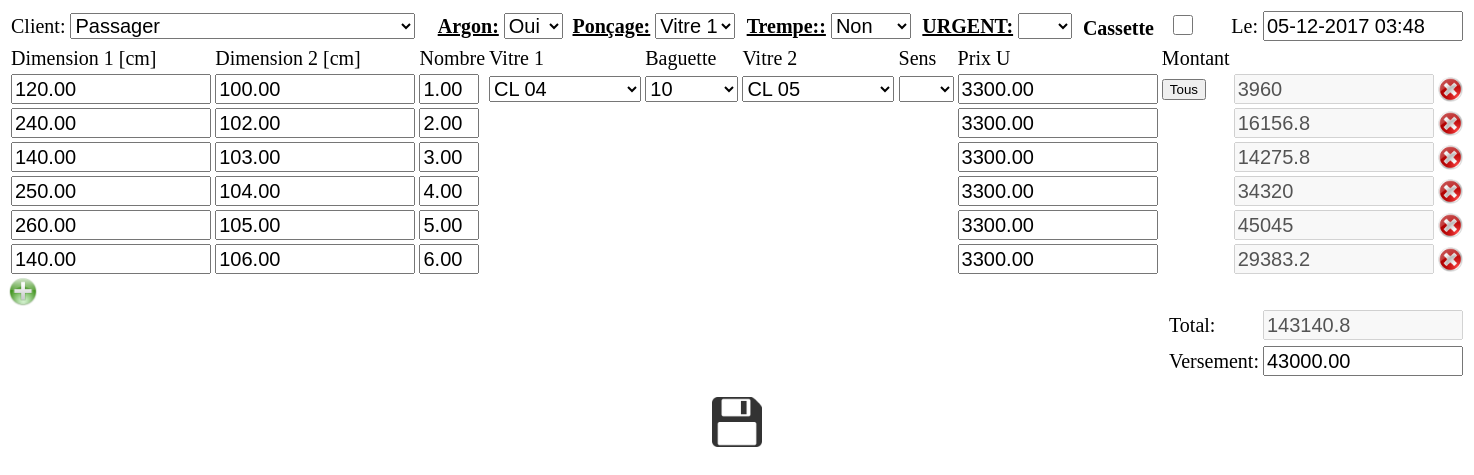
Screenshot of /editorders.php?bonid=9 with the database file from the repository.
### tables this page shows
CREATE TABLE `orders` (
  `id` int(11) NOT NULL AUTO_INCREMENT,
  `id_contact` int(11) NOT NULL,
  `client` text NOT NULL,
  `time` int(11) NOT NULL,
  `last_modified` int(11) NOT NULL,
  `argon` text NOT NULL,
  `poncage` text NOT NULL,
  `cuisson` text NOT NULL,
  `urgent` text,
  `k7` float NOT NULL DEFAULT '2',
  `versements` float(11,2) NOT NULL,
  `status` int(11) NOT NULL,
  PRIMARY KEY (`id`)
);

CREATE TABLE `articles` (
  `id` int(11) NOT NULL AUTO_INCREMENT,
  `order_id` int(11) NOT NULL,
  `dimension1` decimal(15,2) NOT NULL,
  `dimension2` decimal(15,2) NOT NULL,
  `q` decimal(15,2) NOT NULL,
  `vitre1` int(11) NOT NULL,
  `baguette` int(11) NOT NULL,
  `vitre2` int(11) NOT NULL,
  `sens` text NOT NULL,
  `price` decimal(15,2) NOT NULL,
  PRIMARY KEY (`id`)
);

### editorders.php (the view, shortened to what this page needs)
<?php
	include_once ('database_connection.php');
	if (isset($_GET['bonid'])){
$bonid=$_GET['bonid'];
if(isset($_POST['activefield'])){
	$activefield=$_POST['activefield'];
	$activefield = explode(":", $activefield);
	$numberoffields = $activefield[0];
	$activefields = explode("_", $activefield['1']);
if (isset($_POST['contactname'])){
$contactname = 	trim($_POST['contactname']) ;
$contactname = mysqli_real_escape_string($dbc, $contactname);
$contactname = htmlentities($contactname);
$contact = 	trim($_POST['contact']) ;
$contact = mysqli_real_escape_string($dbc, $contact);
$contact = htmlentities($contact);
$region = 	trim($_POST['region']);
$region = mysqli_real_escape_string($dbc, $region);
$region = htmlentities($region);
if(!mysqli_query($dbc,"INSERT INTO contacts  (name, contact, com) VALUES('$contactname', '$contact', '$region')")){
	echo "<div id='error' align='center'>Une erreur s&#39;est produite <br></div>", mysqli_error($dbc);
die;
}
$contactid=mysqli_insert_id($dbc);
}else{
$contactid = trim($_POST['client']) ;
$query3="select name from contacts WHERE id='$contactid'";
				$result3 = mysqli_query($dbc,$query3);
		    	$row3 = mysqli_fetch_array($result3,MYSQLI_ASSOC);
$contactname = $row3['name'];
}
$time = 	trim($_POST['time']) ;
$time=strtotime($time);
$argon = trim($_POST['argon']) ;
$poncage = trim($_POST['poncage']) ;
$cuisson = trim($_POST['cuisson']) ;
$urgent = trim($_POST['urgent']) ;
$versement = trim($_POST['versement']) ;
$k7=2;
if (isset($_POST['k7']))$k7=2.5;
$ctime=time();
if (!mysqli_query($dbc,"UPDATE orders SET id_contact='$contactid', client='$contactname', time='$time', status=1, last_modified='$ctime', argon='$argon', poncage='$poncage', cuisson='$cuisson', urgent='$urgent', k7='$k7', versements='$versement' WHERE id='$bonid' ")){
	echo "<div id='error' align='center'>Une erreur s&#39;est produite <br></div>", mysqli_error($dbc);
die;
}
$orderid=$bonid;
mysqli_query($dbc,"DELETE FROM articles WHERE order_id=$bonid");
	for($i=0; $i<$numberoffields;$i++){
		$n=$activefields[$i];
$dimension1 = 	trim($_POST["dimension1$n"]) ;
$dimension1 = mysqli_real_escape_string($dbc, $dimension1);
$dimension1 = htmlentities($dimension1);
$dimension2 = 	trim($_POST["dimension2$n"]) ;
$dimension2 = mysqli_real_escape_string($dbc, $dimension2);
$dimension2 = htmlentities($dimension2);
$vitre1 = 	trim($_POST["vitre1"]) ;
$vitre1 = mysqli_real_escape_string($dbc, $vitre1);
$vitre1 = explode("_", $vitre1);
$vitre1 = htmlentities($vitre1[0]);
$vitre2 = 	trim($_POST["vitre2"]) ;
$vitre2 = mysqli_real_escape_string($dbc, $vitre2);
$vitre2 = explode("_", $vitre2);
$vitre2 = htmlentities($vitre2[0]);
$baguette = 	trim($_POST["baguette"]) ;
$baguette = mysqli_real_escape_string($dbc, $baguette);
$baguette = explode("_", $baguette);
$baguette = htmlentities($baguette[0]);
$number = 	trim($_POST["number$n"]) ;
$number = mysqli_real_escape_string($dbc, $number);
$number = htmlentities($number);
$sens = 	trim($_POST["sens"]) ;
$sens = mysqli_real_escape_string($dbc, $sens);
$sens = htmlentities($sens);
$price = trim($_POST["uprice$n"]);
$price = mysqli_real_escape_string($dbc, $price);
$price = htmlentities($price);
if(mysqli_query($dbc,"INSERT INTO articles  (order_id, dimension1, dimension2, q, vitre1, vitre2, baguette, sens, price) VALUES('$orderid', '$dimension1', '$dimension2', '$number', '$vitre1', '$vitre2', '$baguette', '$sens', '$price')")){
$done=1;
}}
if(isset($done)){
echo '<SCRIPT LANGUAGE="JavaScript">
document.location.href="orderinfos.php?id='.$orderid.'";
</SCRIPT>';
}else{
	echo "<div id='error' align='center'>Une erreur s&#39;est produite </div>";
}
}else{
$query12="select * FROM orders WHERE id='$bonid'";
				$result12 = mysqli_query($dbc,$query12);
		if($result12){
		    if(mysqli_affected_rows($dbc)!=0){
		    	while($row12 = mysqli_fetch_array($result12,MYSQLI_ASSOC)){
$id_contact=$row12['id_contact'];
$time=$row12['time'];
$argon=$row12['argon'];
$poncage=$row12['poncage'];
$urgent=$row12['urgent'];
$k7=$row12['k7'];
$versement=$row12['versements'];
}
	?><html><head>
<link href="css/style3.css" type="text/css" rel="stylesheet"/>
<?php
		$query5="select * from contacts";
		$result5 = mysqli_query($dbc,$query5);
		if($result5){
		    if(mysqli_affected_rows($dbc)!=0){
		    	$i=0;
		    	while($row5 = mysqli_fetch_array($result5,MYSQLI_ASSOC)){
$i++;
		    }
		}}
?>
</head><body>
<form autocomplete='off' method="POST" name="editorder" id="editorder" ACTION="editorders.php?bonid=<?php echo $bonid ?>">
	<table width="100%" id="topordertable" style="font-size:20px;"><tr><td>Client:
		<select name="client" id="client" onchange="ifnewcontact()">
				<?php
$query3="select * from contacts order by name";
				$result3 = mysqli_query($dbc,$query3);
		if($result3){
		    if(mysqli_affected_rows($dbc)!=0){
		    	while($row3 = mysqli_fetch_array($result3,MYSQLI_ASSOC)){
		    		if($row3['id']==$id_contact){
						echo "<option value='". $row3['id'] ."'' selected>". $row3['name'] ."</option>	";
		    	}else{
		    		echo "<option value='". $row3['id'] ."''>". $row3['name'] ."</option>	";
		    	}
}}} ?>
		</select> </td>
		<td ><b><u>Argon:</u></b> <select id="argon" name="argon" onchange="calculate()"><option value="Non" >Non</option>
			<option value="Oui" <?php if($argon=="Oui") echo "selected";?> >Oui</option></select></td>
		<td ><b><u>Pon&ccedil;age:</u></b> <select id="poncage" name="poncage" onchange="calculate()"><option value="Non">Non</option>
			<option value="Vitre 1" <?php if($poncage=="Vitre 1") echo "selected";?> >Vitre 1</option>
	</select></td>
		<td ><b><u>Trempe::</u></b> <select id="cuisson" name="cuisson" onchange="calculate()"><option value="Non">Non</option>
	</select></td>
			<td ><b><u>URGENT:</u></b> <select  name="urgent"><option value=""></option>
			<option value="URGENT" <?php if($urgent=="URGENT") echo "selected";?> > Oui</option></select></td>
		<td style="vertical-align:middle;"><b>Cassette</b><input id="k7" name="k7" type="checkbox" value="2.5" style="width:50px;height:20px;" <?php if($k7=="2.5") echo "checked";?>></td>
		<td align="right">
		 Le: <input value="<?php echo date("d-m-Y H:i",$time); ?>" name="time"></td></tr>
	</table>
	<table width="100%" id="addordertable" style="font-size:20px;"><tr>
		<td>Dimension 1 [cm]</td><td>Dimension 2 [cm]</td><td>Nombre</td><td>Vitre 1</td><td>Baguette</td><td>Vitre 2</td><td>Sens</td>
		<td>Prix U</td><td>Montant</td><td></td></tr>
<?php
$query3="select * from articles WHERE order_id='$bonid'";
				$result3 = mysqli_query($dbc,$query3);
		if($result3){
		    if(mysqli_affected_rows($dbc)!=0){
		    	$i=1;
		    	$tprice=0;
		    	while($row3 = mysqli_fetch_array($result3,MYSQLI_ASSOC)){
$dimension1 = 	$row3['dimension1'] ;
$dimension2 = 	$row3['dimension2'] ;
$vitre1 = 	$row3['vitre1'] ;
$vitre2 = 	$row3['vitre2'] ;
$baguette = 	$row3['baguette'] ;
$number = 	$row3['q'] ;
$sens = 	$row3['sens'] ;
$uprice = 	$row3['price'] ;
echo '<tr id="tr'. $i .'" ><td><input name="dimension1'. $i .'" id="dimension1'. $i .'" value="'. $dimension1 .'" onkeyup="calculate()"  onkeypress="onlynumbers(event)"></td>
<td><input name="dimension2'. $i .'" id="dimension2'. $i .'" onkeyup="calculate()"  onkeypress="onlynumbers(event)"  value="'. $dimension2 .'"  ></td>
	<td><input name="number'. $i .'" id="number'. $i .'" value="'.$number.'" style="width:60px;" onkeyup="calculate()" style="width:60px"  onkeypress="onlynumbers(event)"></td>
';
if ($i!=1){
	echo'<td></td><td></td><td></td><td></td>';
}else{
		    		?>
		<td><select name="vitre1" id="vitre1" onchange="calculate()">
			<?php
$query1="select * from products WHERE type=1 ORDER by listing";
		$result1 = mysqli_query($dbc,$query1);
		if($result1){
		    if(mysqli_affected_rows($dbc)!=0){
		    	while($row1 = mysqli_fetch_array($result1,MYSQLI_ASSOC)){
		    		if($row1['id']==$vitre1){
		    		echo "<option value='". $row1['id'] ."_". $row1['price'] ."' selected>". $row1['reference'] ."</option>	";
		    	}else{
		    		echo "<option value='". $row1['id'] ."_". $row1['price'] ."'>". $row1['reference'] ."</option>	";
		    	}
}}} ?>
			</select></td>
		<td><select name="baguette" id="baguette" onchange="calculate()">
<?php
$query2="select * from products WHERE type=2 ORDER by listing";
		$result2 = mysqli_query($dbc,$query2);
		if($result2){
		    if(mysqli_affected_rows($dbc)!=0){
		    	while($row2 = mysqli_fetch_array($result2,MYSQLI_ASSOC)){
		    		if($row2['id']==$baguette){
		    		echo "<option value='". $row2['id'] ."_". $row2['price'] ."' selected>". $row2['reference'] ."</option>	";
		    	}else{
		    		echo "<option value='". $row2['id'] ."_". $row2['price'] ."'>". $row2['reference'] ."</option>	";
		    	}
}}} ?>
		</select></td>
		<td><select name="vitre2" id="vitre2" onchange="calculate()">
		<?php
		$result1 = mysqli_query($dbc,$query1);
		if($result1){
		    if(mysqli_affected_rows($dbc)!=0){
		    	while($row1 = mysqli_fetch_array($result1,MYSQLI_ASSOC)){
		    		if($row1['id']==$vitre2){
		    		echo "<option value='". $row1['id'] ."_". $row1['price'] ."' selected>". $row1['reference'] ."</option>	";
		    	}else{
		    		echo "<option value='". $row1['id'] ."_". $row1['price'] ."'>". $row1['reference'] ."</option>	";
		    	}
}}} ?>
</select></td>
		<td><select name="sens" id="sens"  onchange="calculate()">
			<option value=" "></option>
			<option <?php if($sens=='INT')echo 'selected';?> >INT</option>
		</select></td>
		<?php } echo '<td><input name="uprice'. $i .'" id="uprice'. $i .'" value="'.$uprice.'" onkeyup="calculate(1)"  " onkeypress="onlynumbers(event)" ></td>
				';
				$price=round($dimension1*$dimension2*$uprice*$number*0.0001*100)/100;
if($i==1){
echo "<td><button onclick='applyprice()' type='button'>Tous</button>";
}else{
	echo'<td></td>';
}
echo '
		<td><input name="price'. $i .'" id="price'. $i .'" value="'.$price.'" disabled></td>
		<td><a href="#" onclick="removetr('. $i .')"><img src="img/remove.png" width="25"></a></td></tr>';
$i++;
$tprice+=$price;
}
}}
$tprice=round($tprice*100)*0.01;
$active=$i-1;
		?>
</table>
		<div id="pluslogo"><input type="hidden" id="nextfield" value="<?php echo $active+1; ?>"><a href="#" onclick="plus(<?php echo $active+1; ?>)"><img src="img/plus.png" width="30"></a>
			<input type="hidden"  name="activefield" id="activefield" value="<?php echo "$active:"; for($j=1;$j<=$active;$j++){if($j!=$active) echo "$j&#95;"; else echo "$j";}?>" ></div>
		<table align="right" style="font-size:20px;"><tr><td>Total:</td><td><input name="total" id="total" value="<?php echo $tprice; ?>" disabled></td></tr>
			<tr><td>Versement: </td><td><input name="versement" id="versement" value="<?php echo $versement ?>" onkeypress="onlynumbers(event)" ></td></tr>
		</table>
		<br><br><br><br><br><div align="center"><a href="#" id="savebuttonlogo" onclick="validate()"><img type="submit" src="img/save.png" width="50"></a></div>
</form>
</body></html>
<?php
}}}}
?>

### css/style3.css (style rules this page uses)
a { text-decoration:none; color:blue; }
#editorder input { width:200px; height: 30px; font-size: 20px; }
select { font-size: 20px; }

### rows the page displays
orders: argon "Oui", poncage "Vitre 1", time "05-12-2017 03:48", versement "43000.00"
articles: dimension11 "120.00", dimension21 "100.00", number1 "1.00", uprice1 "3300.00", shows "Tous", price1 "3960"
articles: dimension1 "240.00", dimension2 "102.00", q "2.00", price "3300.00", dimension1+dimension2+price "16156.8"
articles: dimension1 "140.00", dimension2 "103.00", q "3.00", price "3300.00", dimension1+dimension2+price "14275.8"
articles: dimension1 "250.00", dimension2 "104.00", q "4.00", price "3300.00", dimension1+dimension2+price "34320"
articles: dimension1 "260.00", dimension2 "105.00", q "5.00", price "3300.00", dimension1+dimension2+price "45045"
articles: dimension1 "140.00", dimension2 "106.00", q "6.00", price "3300.00", dimension1+dimension2+price "29383.2"

### other values shown
form field client "Passager"
form field vitre1 "CL 04"
form field baguette "10"
form field vitre2 "CL 05"
